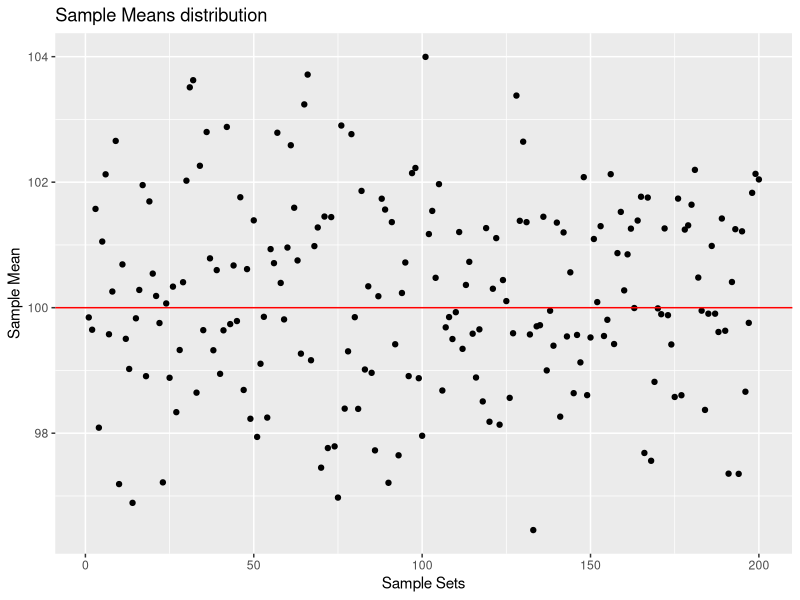
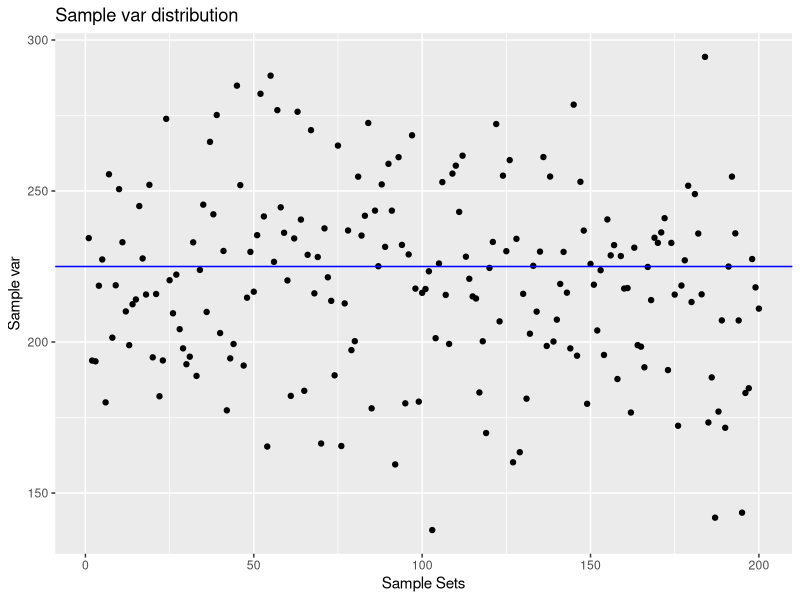
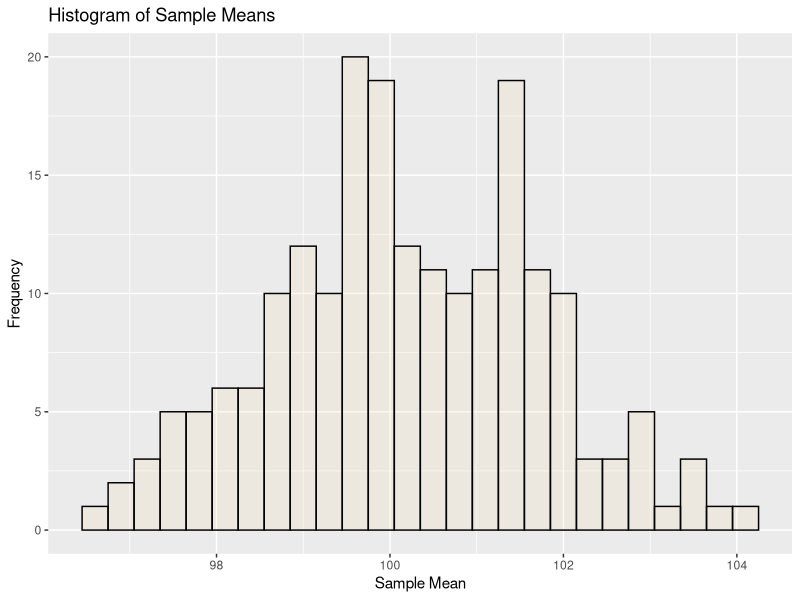
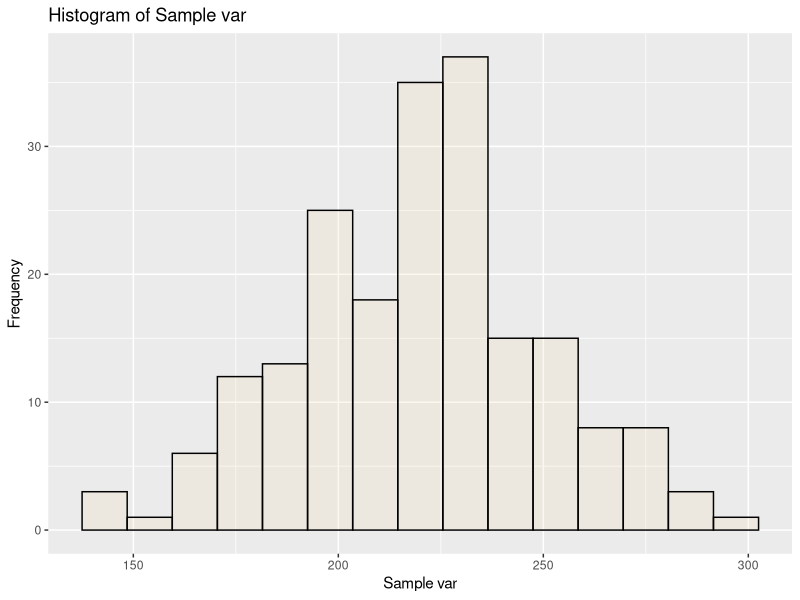
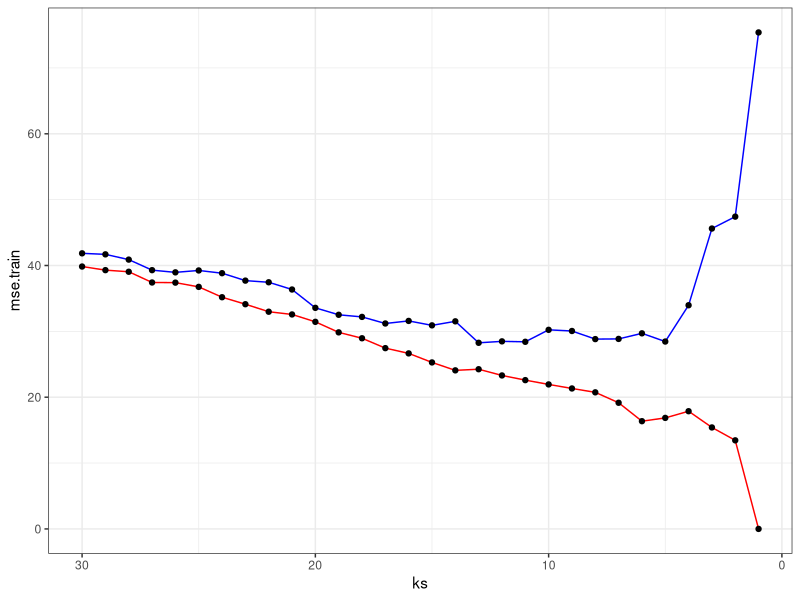
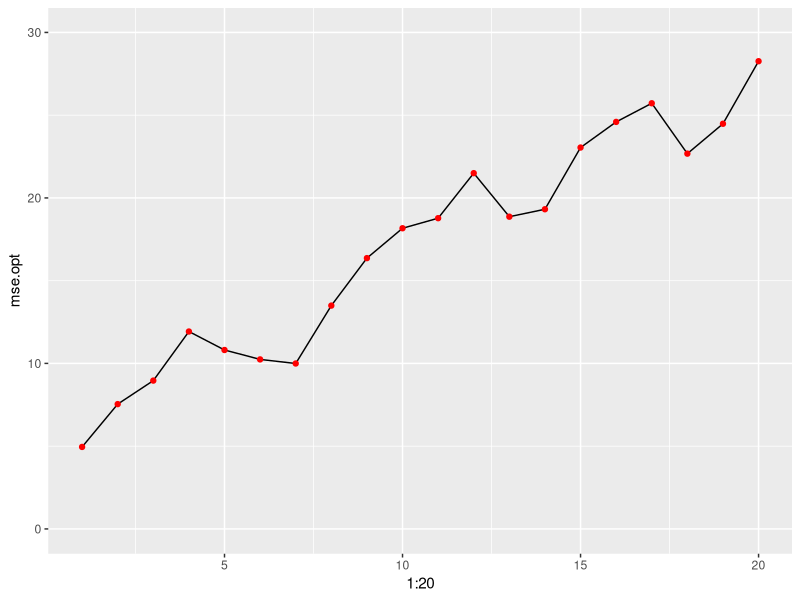

R code for these plots, in order:
## ---- chunk 1
# Section G2
# Group 05
# Members: Chen Xiang, Xu Yuwen, Yang Yubo, Zhang Yun
## ---- chunk 2
pop.size <- 10000
pop.mean <- 100
pop.sd <- 15

num.of.samples <- 200
sample.size <- 100
## ---- chunk 3
#put your R code here inside the blocks
set.seed(1234)
p.norm <- rnorm(n=pop.size, mean=pop.mean, sd=pop.sd) #generating population
dat <-data.frame()   
for (i in 1:num.of.samples){
  s.norm <- sample(p.norm, size=sample.size, replace=FALSE) 
  s.mean <- mean(s.norm)
  s.var <-var(s.norm)
  data.temp <-data.frame(s.mean, s.var) 
  dat <- rbind(dat, data.temp)
}


#sample statistics value 
sample.mean.mean <- mean(dat$s.mean)
sample.var.mean <- mean(dat$s.var)
sample.mean.sd <- sd(dat$s.mean)
sample.var.sd <- sd(dat$s.var)

#Theoretical statistics value
theoretical.mean.mean <- 100
theoretical.mean.sd <- pop.sd/sqrt(sample.size)
theoretical.var.mean <- pop.sd^2
theoretical.var.sd <- sqrt(2*pop.sd^4/(sample.size - 1))

#comparision between the sample statistics and theoretical values
temp <- c(sample.mean.mean, sample.var.mean, sample.mean.sd, sample.var.sd)
comp <-rbind(temp, c(theoretical.mean.mean, theoretical.var.mean, theoretical.mean.sd, theoretical.var.sd))
colnames(comp) <-c("mean_of_means", "mean_of_vars", "sd_of_means", "sd_of_vars" )
rownames(comp) <-c("sample", "theoretical")
comp

library("ggplot2")
#sample means distribution
scatterplot1 <- ggplot(data=dat, aes(1:200, dat$s.mean)) + geom_point() + geom_hline(yintercept = 100, color="red") + labs(title = "Sample Means distribution", x="Sample Sets", y ="Sample Mean")
scatterplot1

#sample var distribution
scatterplot2 <- ggplot(data=dat, aes(1:200, dat$s.var)) + geom_point() + geom_hline(yintercept = theoretical.var.mean, color="blue") + labs(title = "Sample var distribution", x="Sample Sets", y ="Sample var")
scatterplot2

#histogram of sample means
hist.mean <- ggplot(data=dat, aes(x=dat$s.mean)) + geom_histogram(binwidth=0.3, color="black", fill="wheat", alpha=.2) + labs(title = "Histogram of Sample Means", x = "Sample Mean", y="Frequency")
hist.mean

#histogram of sample var
hist.var <- ggplot(data=dat, aes(x=dat$s.var)) + geom_histogram(binwidth =11, color="black", fill="wheat", alpha=.2) + labs(title = "Histogram of Sample var", x = "Sample var", y="Frequency")
hist.var

## ---- chunk 4
library("ggplot2")

## population parameters
beta0 <- 1
beta1 <- -2
beta2 <- 6
beta3 <- -1
sigma <- 2

set.seed(7890)

## training data
x <- seq(0, 4.95, 0.05)
f_x <- beta0 + beta1 * x + beta2 * x^2 + beta3 * x^3
epsilon <- rnorm(n=100, mean=0, sd=sigma)
y <- f_x + epsilon

## test data
x.test <- seq(0, 5, 0.1)
f_x.test <- beta0 + beta1 * x.test + beta2 * x.test^2 + beta3 * x.test^3
epsilon.test <- rnorm(n=length(x.test), mean=0, sd=sigma)
y.test <- f_x.test + epsilon.test
## ---- chunk 5
library("mvtnorm")  # package for multivariate normal distribution, INSTALL IT BEFORE RUNNING
z <- rmvnorm(n=100, mean=rep(0, 20))  # covariance matrix is identity matrix by default, no need to specify here
z.test <- rmvnorm(n=51, mean=rep(0, 20))
head(z)
## ---- chunk 6
train.x <- cbind(x, z)
test.x <- cbind(x.test, z.test)
head(train.x)
## ---- chunk 7
# put your R code here inside the blocks
library("FNN")
#k=15, training MSE
model15.train <- knn.reg(train=train.x, test=train.x, y=y, k=15)
mean((y - model15.train$pred)^2)

#testing MSE
model15.test <- knn.reg(train=train.x, test=test.x, y=y, k=15)
mean((y.test - model15.test$pred)^2)
## ---- chunk 8
# put your R code here inside the blocks
ks <- 1:30
mse.train <- numeric(length(ks))
mse.test <- numeric(length(ks))

for (i in seq(along=ks)) {
  model.train <- knn.reg(train.x, train.x, y, k=ks[i])
  model.test <- knn.reg(train.x, test.x, y, k=ks[i])
  mse.train[i] <- mean((y - model.train$pred)^2)
  mse.test[i] <- mean((y.test - model.test$pred)^2)
}
# optimal k
k.opt <- ks[which.min(mse.test)] 
k.opt
#optimal MSE
mse.opt <- min(mse.test) 
mse.opt

#plot MSE on Training and Test
ggplot() + geom_line(aes(x=ks, y=mse.train), color="red") + geom_point(aes(x=ks, y=mse.train)) + geom_line(aes(x=ks, y=mse.test), color="blue") + geom_point(aes(x=ks, y=mse.test)) + scale_x_reverse(lim=c(30,1)) + theme_bw()

## ---- chunk 9
#put your R code here inside the blocks
ks <- 1:30
mse.train <- numeric(length(ks))
mse.test <- numeric(length(ks))
mse.opt <- numeric(20)
k.opt <- numeric(20)
for (j in 1:20) {
    train.x <- cbind(x, z[,1:j])
    test.x <- cbind(x.test, z.test[,1:j])
  for (i in seq(along=ks)) {
        model.train <- knn.reg(train.x, train.x, y, k=ks[i])
        model.test <- knn.reg(train.x, test.x, y, k=ks[i])
        mse.train[i] <- mean((y - model.train$pred)^2)
        mse.test[i] <- mean((y.test - model.test$pred)^2)
}
k.opt[j] <- ks[which.min(mse.test)] 
mse.opt[j] <- min(mse.test) 
}

mse.opt <- data.frame(1:20, mse.opt)
ggplot(data = mse.opt, aes(1:20, mse.opt)) + geom_line()+ geom_point(color="red") + coord_cartesian(ylim = c(0,30))

## ---- chunk 10
print(sessionInfo(), locale=FALSE)
